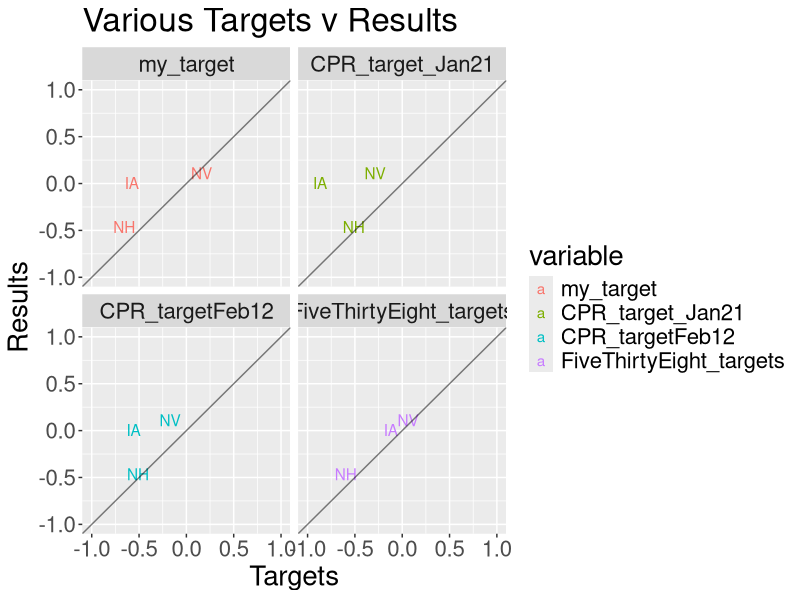
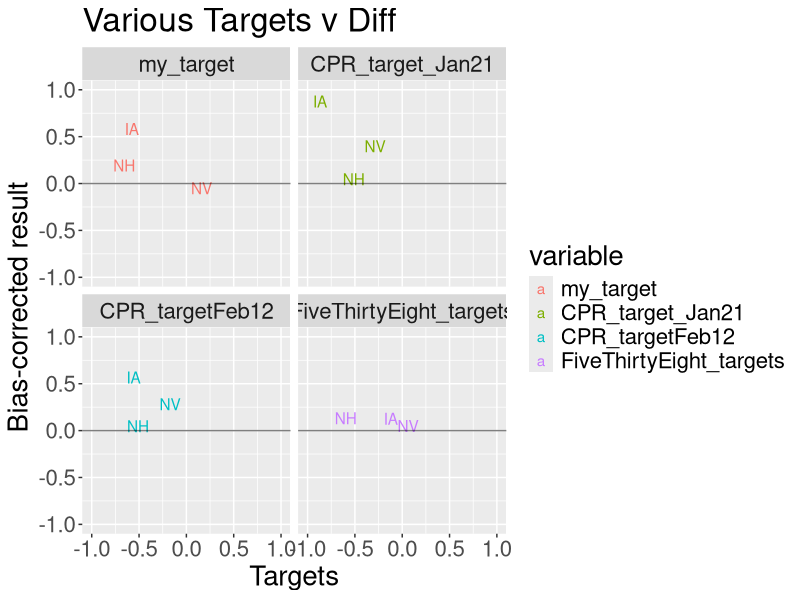

Reproduce these figures in R, in order.
## ---- chunk 1
require(ggplot2)
require(reshape2)
## ---- chunk 2
targets <- read.csv("2016-dem-primary-targets-manual.csv")
results <- read.csv("2016-dem-primary.csv")

targets$state_abb <- state.abb[match(targets$state, state.name)]
targets$result <- log(results$Clinton_popular_vote/results$Sanders_popular_vote)
state_targets <- melt(targets, id.vars = c("state", "state_abb", "result"))

ggplot(state_targets, aes(x = value, y = result, color=variable) ) +
  geom_text( aes(label=state_abb) ) +
  labs(title = "Various Targets v Results", x = "Targets", y = "Results", size = "Total delegates") +
  geom_abline(intercept = 0, slope=1, alpha = 0.5) +
  theme(text = element_text(size=20)) +
  xlim(-1,1) + ylim(-1,1) +
  facet_wrap(~ variable)
## ---- chunk 3
ggplot(state_targets, aes(x = value, y = result-value, color=variable) ) +
  geom_text( aes(label=state_abb) ) +
  labs(title = "Various Targets v Diff", x = "Targets", y = "Bias-corrected result") +
  geom_abline(intercept = 0, slope=0, alpha = 0.5) +
  theme(text = element_text(size=20)) +
  xlim(-1,1) + ylim(-1,1) +
  facet_wrap(~ variable)
